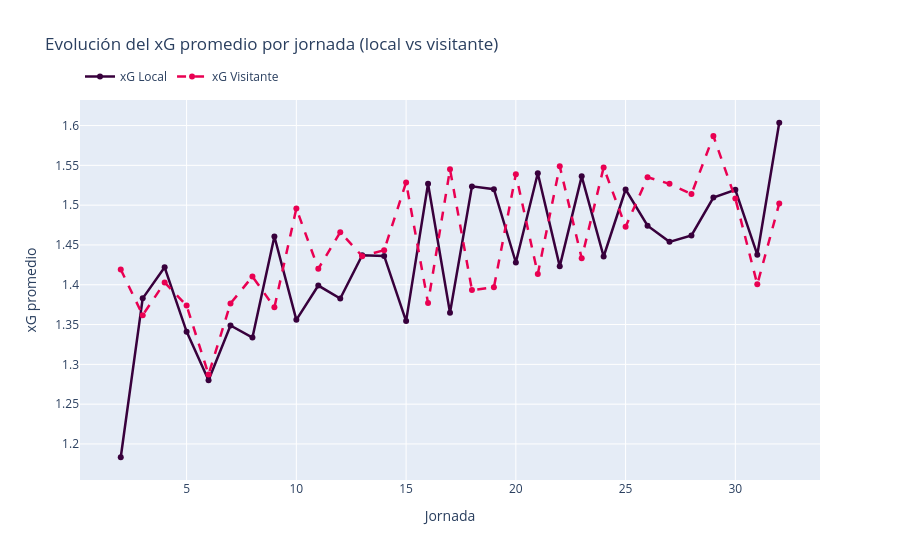

The code cell stored with this chart in its notebook:
### Code cell
# Evolución de xG promedio por jornada (local vs visitante)
df_xg = df.dropna(subset=['H_xG_Avg_Tot', 'A_xG_Avg_Tot']).copy()
xg_mw = df_xg.groupby('Matchweek').agg(
    xG_Local=('H_xG_Avg_Tot', 'mean'),
    xG_Visitante=('A_xG_Avg_Tot', 'mean')
).reset_index()

fig = go.Figure()
fig.add_trace(go.Scatter(x=xg_mw['Matchweek'], y=xg_mw['xG_Local'],
                         name='xG Local', mode='lines+markers',
                         line=dict(color=PL_PURPLE, width=2.5)))
fig.add_trace(go.Scatter(x=xg_mw['Matchweek'], y=xg_mw['xG_Visitante'],
                         name='xG Visitante', mode='lines+markers',
                         line=dict(color=PL_PINK, width=2.5, dash='dash')))
fig.update_layout(
    title='Evolución del xG promedio por jornada (local vs visitante)',
    xaxis_title='Jornada', yaxis_title='xG promedio',
    hovermode='x unified', legend=dict(orientation='h', y=1.1)
)
fig.show()

### Figure 1 — Plotly figure (JSON) as saved in the notebook; plotly's stock layout.template omitted (floating-point values rounded to 4 significant figures)
{"data": [{"line": {"color": "#38003c", "width": 2.5}, "mode": "lines+markers", "name": "xG Local", "type": "scatter", "x": [2, 3, 4, 5, 6, 7, 8, 9, 10, 11, 12, 13, 14, 15, 16, 17, 18, 19, 20, 21, 22, 23, 24, 25, 26, 27, 28, 29, 30, 31, 32], "y": [1.183, 1.383, 1.422, 1.341, 1.28, 1.349, 1.334, 1.461, 1.356, 1.399, 1.383, 1.437, 1.436, 1.354, 1.527, 1.365, 1.524, 1.52, 1.428, 1.54, 1.423, 1.536, 1.435, 1.52, 1.474, 1.454, 1.462, 1.51, 1.519, 1.438, 1.604]}, {"line": {"color": "#e90052", "dash": "dash", "width": 2.5}, "mode": "lines+markers", "name": "xG Visitante", "type": "scatter", "x": [2, 3, 4, 5, 6, 7, 8, 9, 10, 11, 12, 13, 14, 15, 16, 17, 18, 19, 20, 21, 22, 23, 24, 25, 26, 27, 28, 29, 30, 31, 32], "y": [1.419, 1.362, 1.403, 1.374, 1.287, 1.376, 1.41, 1.372, 1.496, 1.42, 1.466, 1.436, 1.443, 1.529, 1.377, 1.545, 1.393, 1.397, 1.539, 1.413, 1.549, 1.433, 1.547, 1.473, 1.535, 1.527, 1.514, 1.587, 1.508, 1.4, 1.502]}], "layout": {"hovermode": "x unified", "legend": {"orientation": "h", "y": 1.1}, "title": {"text": "Evolución del xG promedio por jornada (local vs visitante)"}, "xaxis": {"title": {"text": "Jornada"}}, "yaxis": {"title": {"text": "xG promedio"}}}}
